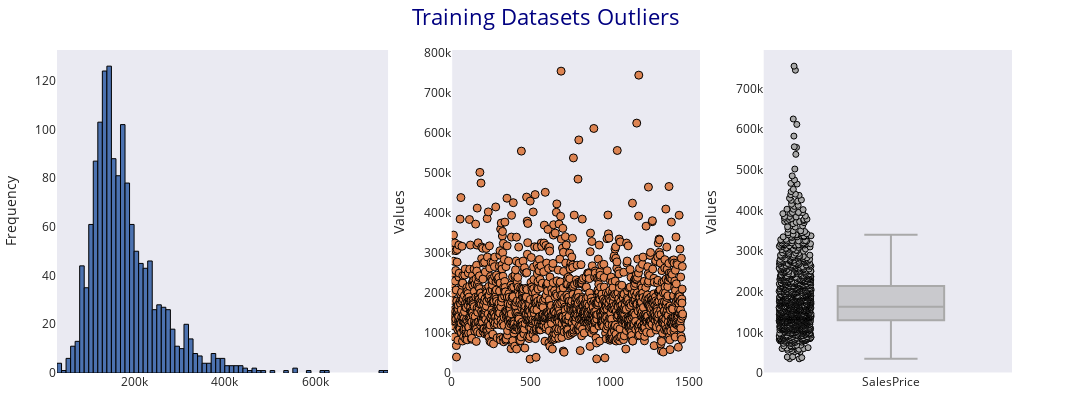

Source (notebook cell):
### Markdown cell above
#### 4.1 `Uni-variate Analysis for continous variables`
Because, our datasets have multiple features, analysing each features is cumbersome and not productive. However, we will do for  the target feature, the most important variable. We examine the distribution of data points, identify outliers. We will use historgram, scatter plot and boxplot to visialize the distribtion of the data points and identify outliers.

### Code cell
# Create subplots
fig = make_subplots(rows=1, cols=3, column_widths=[0.4, 0.3, 0.3])

fig.add_trace(go.Histogram(x=df['SalePrice'], nbinsx=80, name="SalesPrice"), row=1, col=1)
fig.add_trace(go.Scatter(y=df['SalePrice'], mode='markers', marker_size=8, name="Sales Price"), row=1, col=2)
fig.add_trace(go.Box(y=df['SalePrice'], boxpoints='all', jitter=0.3, pointpos=-1.8, marker_color='darkgray', name='SalesPrice'), row=1, col=3)

fig.update_xaxes(showgrid=False, rangemode='nonnegative')
fig.update_yaxes(title_text='Values', showgrid=False, rangemode='nonnegative')
fig.update_yaxes(title_text='Frequency', showgrid=False, rangemode='nonnegative', row=1, col=1)

fig.update_layout(font_family="Open Sans",
                  title=dict(text='Training Datasets Outliers', font=dict(size=22, color='navy'), x=0.5),
                  margin=dict(t=50, b=10, l=10, pad=0), 
                  width=1200, height=400,
                  template='seaborn')
fig.update_traces(marker_line_color='black', marker_line_width=1, opacity=1, showlegend=False)
fig.show()

### Figure 1 — Plotly figure (JSON) as saved in the notebook; plotly's stock layout.template omitted (floating-point values rounded to 4 significant figures; data arrays with more than 128 entries replaced by an {"elided": "..."} marker saying what was removed)
{"data": [{"marker": {"line": {"color": "black", "width": 1}}, "name": "SalesPrice", "nbinsx": 80, "opacity": 1, "showlegend": false, "type": "histogram", "x": {"elided": "1460 int values"}, "xaxis": "x", "yaxis": "y"}, {"marker": {"line": {"color": "black", "width": 1}, "size": 8}, "mode": "markers", "name": "Sales Price", "opacity": 1, "showlegend": false, "type": "scatter", "xaxis": "x2", "y": {"elided": "1460 int values"}, "yaxis": "y2"}, {"boxpoints": "all", "jitter": 0.3, "marker": {"color": "darkgray", "line": {"color": "black", "width": 1}}, "name": "SalesPrice", "opacity": 1, "pointpos": -1.8, "showlegend": false, "type": "box", "xaxis": "x3", "y": {"elided": "1460 int values"}, "yaxis": "y3"}], "layout": {"font": {"family": "Open Sans"}, "height": 400, "margin": {"b": 10, "l": 10, "pad": 0, "t": 50}, "title": {"font": {"color": "navy", "size": 22}, "text": "Training Datasets Outliers", "x": 0.5}, "width": 1200, "xaxis": {"anchor": "y", "domain": [0, 0.3467], "rangemode": "nonnegative", "showgrid": false}, "xaxis2": {"anchor": "y2", "domain": [0.4133, 0.6733], "rangemode": "nonnegative", "showgrid": false}, "xaxis3": {"anchor": "y3", "domain": [0.74, 1], "rangemode": "nonnegative", "showgrid": false}, "yaxis": {"anchor": "x", "domain": [0, 1], "rangemode": "nonnegative", "showgrid": false, "title": {"text": "Frequency"}}, "yaxis2": {"anchor": "x2", "domain": [0, 1], "rangemode": "nonnegative", "showgrid": false, "title": {"text": "Values"}}, "yaxis3": {"anchor": "x3", "domain": [0, 1], "rangemode": "nonnegative", "showgrid": false, "title": {"text": "Values"}}}}
